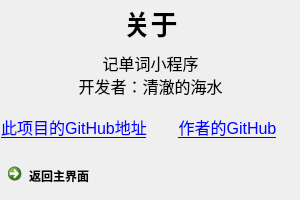
<?xml version="1.0" encoding="UTF-8"?>
<ui version="4.0">
 <class>Form</class>
 <widget class="QWidget" name="Form">
  <property name="geometry">
   <rect>
    <x>0</x>
    <y>0</y>
    <width>300</width>
    <height>200</height>
   </rect>
  </property>
  <property name="windowTitle">
   <string>Form</string>
  </property>
  <widget class="QWidget" name="verticalLayoutWidget">
   <property name="geometry">
    <rect>
     <x>0</x>
     <y>0</y>
     <width>301</width>
     <height>201</height>
    </rect>
   </property>
   <layout class="QVBoxLayout" name="verticalLayout">
    <item>
     <widget class="QLabel" name="label_3">
      <property name="font">
       <font>
        <pointsize>20</pointsize>
        <weight>75</weight>
        <bold>true</bold>
       </font>
      </property>
      <property name="text">
       <string>关于</string>
      </property>
      <property name="alignment">
       <set>Qt::AlignCenter</set>
      </property>
     </widget>
    </item>
    <item>
     <widget class="QLabel" name="label">
      <property name="font">
       <font>
        <pointsize>12</pointsize>
        <weight>50</weight>
        <bold>false</bold>
       </font>
      </property>
      <property name="text">
       <string>记单词小程序
开发者：清澈的海水</string>
      </property>
      <property name="alignment">
       <set>Qt::AlignCenter</set>
      </property>
     </widget>
    </item>
    <item>
     <layout class="QHBoxLayout" name="horizontalLayout">
      <item>
       <widget class="QLabel" name="label_4">
        <property name="font">
         <font>
          <pointsize>12</pointsize>
         </font>
        </property>
        <property name="text">
         <string>&lt;a href=&quot;https://github.com/clear-sea/MemoriseWords&quot;&gt;此项目的GitHub地址&lt;/a&gt;</string>
        </property>
        <property name="alignment">
         <set>Qt::AlignCenter</set>
        </property>
       </widget>
      </item>
      <item>
       <widget class="QLabel" name="label_2">
        <property name="font">
         <font>
          <pointsize>12</pointsize>
         </font>
        </property>
        <property name="text">
         <string>&lt;a href=&quot;https://www.github.com/clear-sea/&quot;&gt;作者的GitHub&lt;/a&gt;</string>
        </property>
        <property name="alignment">
         <set>Qt::AlignCenter</set>
        </property>
       </widget>
      </item>
     </layout>
    </item>
    <item>
     <widget class="QCommandLinkButton" name="commandLinkButton">
      <property name="text">
       <string>返回主界面</string>
      </property>
     </widget>
    </item>
   </layout>
  </widget>
 </widget>
 <resources/>
 <connections/>
</ui>
